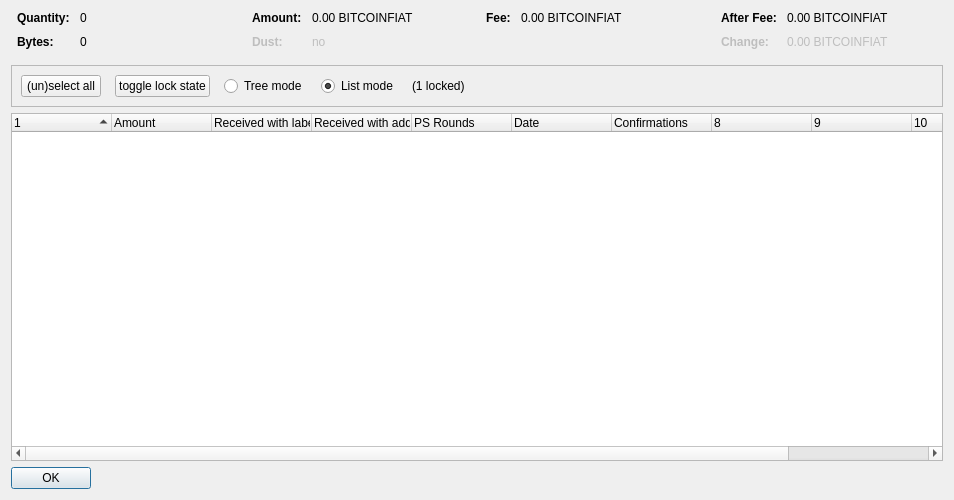
<?xml version="1.0" encoding="UTF-8"?>
<ui version="4.0">
 <class>CoinControlDialog</class>
 <widget class="QDialog" name="CoinControlDialog">
  <property name="geometry">
   <rect>
    <x>0</x>
    <y>0</y>
    <width>954</width>
    <height>500</height>
   </rect>
  </property>
  <property name="windowTitle">
   <string>Coin Selection</string>
  </property>
  <layout class="QVBoxLayout" name="verticalLayout">
   <item>
    <layout class="QHBoxLayout" name="horizontalLayoutTop" stretch="0,0,0,0">
     <property name="topMargin">
      <number>0</number>
     </property>
     <property name="bottomMargin">
      <number>10</number>
     </property>
     <item>
      <layout class="QFormLayout" name="formLayoutCoinControl1">
       <property name="horizontalSpacing">
        <number>10</number>
       </property>
       <property name="verticalSpacing">
        <number>10</number>
       </property>
       <property name="leftMargin">
        <number>6</number>
       </property>
       <property name="rightMargin">
        <number>6</number>
       </property>
       <item row="0" column="0">
        <widget class="QLabel" name="labelCoinControlQuantityText">
         <property name="font">
          <font>
           <weight>75</weight>
           <bold>true</bold>
          </font>
         </property>
         <property name="text">
          <string>Quantity:</string>
         </property>
        </widget>
       </item>
       <item row="0" column="1">
        <widget class="QLabel" name="labelCoinControlQuantity">
         <property name="cursor">
          <cursorShape>IBeamCursor</cursorShape>
         </property>
         <property name="contextMenuPolicy">
          <enum>Qt::ActionsContextMenu</enum>
         </property>
         <property name="text">
          <string notr="true">0</string>
         </property>
         <property name="textInteractionFlags">
          <set>Qt::LinksAccessibleByMouse|Qt::TextSelectableByKeyboard|Qt::TextSelectableByMouse</set>
         </property>
        </widget>
       </item>
       <item row="1" column="0">
        <widget class="QLabel" name="labelCoinControlBytesText">
         <property name="font">
          <font>
           <weight>75</weight>
           <bold>true</bold>
          </font>
         </property>
         <property name="text">
          <string>Bytes:</string>
         </property>
        </widget>
       </item>
       <item row="1" column="1">
        <widget class="QLabel" name="labelCoinControlBytes">
         <property name="cursor">
          <cursorShape>IBeamCursor</cursorShape>
         </property>
         <property name="contextMenuPolicy">
          <enum>Qt::ActionsContextMenu</enum>
         </property>
         <property name="text">
          <string notr="true">0</string>
         </property>
         <property name="textInteractionFlags">
          <set>Qt::LinksAccessibleByMouse|Qt::TextSelectableByKeyboard|Qt::TextSelectableByMouse</set>
         </property>
        </widget>
       </item>
      </layout>
     </item>
     <item>
      <layout class="QFormLayout" name="formLayoutCoinControl2">
       <property name="horizontalSpacing">
        <number>10</number>
       </property>
       <property name="verticalSpacing">
        <number>10</number>
       </property>
       <property name="leftMargin">
        <number>6</number>
       </property>
       <property name="rightMargin">
        <number>6</number>
       </property>
       <item row="0" column="0">
        <widget class="QLabel" name="labelCoinControlAmountText">
         <property name="font">
          <font>
           <weight>75</weight>
           <bold>true</bold>
          </font>
         </property>
         <property name="text">
          <string>Amount:</string>
         </property>
        </widget>
       </item>
       <item row="0" column="1">
        <widget class="QLabel" name="labelCoinControlAmount">
         <property name="cursor">
          <cursorShape>IBeamCursor</cursorShape>
         </property>
         <property name="contextMenuPolicy">
          <enum>Qt::ActionsContextMenu</enum>
         </property>
         <property name="text">
          <string notr="true">0.00 BITCOINFIAT</string>
         </property>
         <property name="textInteractionFlags">
          <set>Qt::LinksAccessibleByMouse|Qt::TextSelectableByKeyboard|Qt::TextSelectableByMouse</set>
         </property>
        </widget>
       </item>
       <item row="1" column="0">
        <widget class="QLabel" name="labelCoinControlLowOutputText">
         <property name="enabled">
          <bool>false</bool>
         </property>
         <property name="font">
          <font>
           <weight>75</weight>
           <bold>true</bold>
          </font>
         </property>
         <property name="text">
          <string>Dust:</string>
         </property>
        </widget>
       </item>
       <item row="1" column="1">
        <widget class="QLabel" name="labelCoinControlLowOutput">
         <property name="enabled">
          <bool>false</bool>
         </property>
         <property name="cursor">
          <cursorShape>IBeamCursor</cursorShape>
         </property>
         <property name="contextMenuPolicy">
          <enum>Qt::ActionsContextMenu</enum>
         </property>
         <property name="text">
          <string notr="true">no</string>
         </property>
         <property name="textInteractionFlags">
          <set>Qt::LinksAccessibleByMouse|Qt::TextSelectableByKeyboard|Qt::TextSelectableByMouse</set>
         </property>
        </widget>
       </item>
      </layout>
     </item>
     <item>
      <layout class="QFormLayout" name="formLayoutCoinControl3">
       <property name="horizontalSpacing">
        <number>10</number>
       </property>
       <property name="verticalSpacing">
        <number>10</number>
       </property>
       <property name="leftMargin">
        <number>6</number>
       </property>
       <property name="rightMargin">
        <number>6</number>
       </property>
       <item row="0" column="0">
        <widget class="QLabel" name="labelCoinControlFeeText">
         <property name="font">
          <font>
           <weight>75</weight>
           <bold>true</bold>
          </font>
         </property>
         <property name="text">
          <string>Fee:</string>
         </property>
        </widget>
       </item>
       <item row="0" column="1">
        <widget class="QLabel" name="labelCoinControlFee">
         <property name="cursor">
          <cursorShape>IBeamCursor</cursorShape>
         </property>
         <property name="contextMenuPolicy">
          <enum>Qt::ActionsContextMenu</enum>
         </property>
         <property name="text">
          <string notr="true">0.00 BITCOINFIAT</string>
         </property>
         <property name="textInteractionFlags">
          <set>Qt::LinksAccessibleByMouse|Qt::TextSelectableByKeyboard|Qt::TextSelectableByMouse</set>
         </property>
        </widget>
       </item>
      </layout>
     </item>
     <item>
      <layout class="QFormLayout" name="formLayoutCoinControl4">
       <property name="horizontalSpacing">
        <number>10</number>
       </property>
       <property name="verticalSpacing">
        <number>10</number>
       </property>
       <property name="leftMargin">
        <number>6</number>
       </property>
       <property name="rightMargin">
        <number>6</number>
       </property>
       <item row="0" column="0">
        <widget class="QLabel" name="labelCoinControlAfterFeeText">
         <property name="font">
          <font>
           <weight>75</weight>
           <bold>true</bold>
          </font>
         </property>
         <property name="text">
          <string>After Fee:</string>
         </property>
        </widget>
       </item>
       <item row="0" column="1">
        <widget class="QLabel" name="labelCoinControlAfterFee">
         <property name="cursor">
          <cursorShape>IBeamCursor</cursorShape>
         </property>
         <property name="contextMenuPolicy">
          <enum>Qt::ActionsContextMenu</enum>
         </property>
         <property name="text">
          <string notr="true">0.00 BITCOINFIAT</string>
         </property>
         <property name="textInteractionFlags">
          <set>Qt::LinksAccessibleByMouse|Qt::TextSelectableByKeyboard|Qt::TextSelectableByMouse</set>
         </property>
        </widget>
       </item>
       <item row="1" column="0">
        <widget class="QLabel" name="labelCoinControlChangeText">
         <property name="enabled">
          <bool>false</bool>
         </property>
         <property name="font">
          <font>
           <weight>75</weight>
           <bold>true</bold>
          </font>
         </property>
         <property name="text">
          <string>Change:</string>
         </property>
        </widget>
       </item>
       <item row="1" column="1">
        <widget class="QLabel" name="labelCoinControlChange">
         <property name="enabled">
          <bool>false</bool>
         </property>
         <property name="cursor">
          <cursorShape>IBeamCursor</cursorShape>
         </property>
         <property name="contextMenuPolicy">
          <enum>Qt::ActionsContextMenu</enum>
         </property>
         <property name="text">
          <string notr="true">0.00 BITCOINFIAT</string>
         </property>
         <property name="textInteractionFlags">
          <set>Qt::LinksAccessibleByMouse|Qt::TextSelectableByKeyboard|Qt::TextSelectableByMouse</set>
         </property>
        </widget>
       </item>
      </layout>
     </item>
    </layout>
   </item>
   <item>
    <widget class="QFrame" name="frame">
     <property name="minimumSize">
      <size>
       <width>0</width>
       <height>40</height>
      </size>
     </property>
     <property name="frameShape">
      <enum>QFrame::StyledPanel</enum>
     </property>
     <property name="frameShadow">
      <enum>QFrame::Sunken</enum>
     </property>
     <layout class="QHBoxLayout" name="horizontalLayout">
      <item>
       <layout class="QHBoxLayout" name="horizontalLayoutPanel" stretch="0,0,0,0,0,0">
        <property name="spacing">
         <number>14</number>
        </property>
        <item>
         <widget class="QPushButton" name="pushButtonSelectAll">
          <property name="sizePolicy">
           <sizepolicy hsizetype="Maximum" vsizetype="Fixed">
            <horstretch>0</horstretch>
            <verstretch>0</verstretch>
           </sizepolicy>
          </property>
          <property name="text">
           <string>(un)select all</string>
          </property>
          <property name="autoDefault">
           <bool>false</bool>
          </property>
         </widget>
        </item>
        <item>
         <widget class="QPushButton" name="pushButtonToggleLock">
          <property name="sizePolicy">
           <sizepolicy hsizetype="Maximum" vsizetype="Fixed">
            <horstretch>0</horstretch>
            <verstretch>0</verstretch>
           </sizepolicy>
          </property>
          <property name="text">
           <string>toggle lock state</string>
          </property>
          <property name="autoDefault">
           <bool>false</bool>
          </property>
         </widget>
        </item>
        <item>
         <widget class="QRadioButton" name="radioTreeMode">
          <property name="sizePolicy">
           <sizepolicy hsizetype="Maximum" vsizetype="Fixed">
            <horstretch>0</horstretch>
            <verstretch>0</verstretch>
           </sizepolicy>
          </property>
          <property name="text">
           <string>Tree mode</string>
          </property>
         </widget>
        </item>
        <item>
         <widget class="QRadioButton" name="radioListMode">
          <property name="sizePolicy">
           <sizepolicy hsizetype="Maximum" vsizetype="Fixed">
            <horstretch>0</horstretch>
            <verstretch>0</verstretch>
           </sizepolicy>
          </property>
          <property name="text">
           <string>List mode</string>
          </property>
          <property name="checked">
           <bool>true</bool>
          </property>
         </widget>
        </item>
        <item>
         <widget class="QLabel" name="labelLocked">
          <property name="text">
           <string>(1 locked)</string>
          </property>
         </widget>
        </item>
        <item>
         <spacer name="horizontalSpacer">
          <property name="orientation">
           <enum>Qt::Horizontal</enum>
          </property>
          <property name="sizeHint" stdset="0">
           <size>
            <width>40</width>
            <height>20</height>
           </size>
          </property>
         </spacer>
        </item>
       </layout>
      </item>
     </layout>
    </widget>
   </item>
   <item>
    <widget class="CoinControlTreeWidget" name="treeWidget">
     <property name="contextMenuPolicy">
      <enum>Qt::CustomContextMenu</enum>
     </property>
     <property name="sortingEnabled">
      <bool>false</bool>
     </property>
     <property name="columnCount">
      <number>11</number>
     </property>
     <attribute name="headerShowSortIndicator" stdset="0">
      <bool>true</bool>
     </attribute>
     <attribute name="headerStretchLastSection">
      <bool>false</bool>
     </attribute>
     <column>
      <property name="text">
       <string/>
      </property>
     </column>
     <column>
      <property name="text">
       <string>Amount</string>
      </property>
     </column>
     <column>
      <property name="text">
       <string>Received with label</string>
      </property>
     </column>
     <column>
      <property name="text">
       <string>Received with address</string>
      </property>
     </column>
     <column>
      <property name="text">
       <string>PS Rounds</string>
      </property>
     </column>
     <column>
      <property name="text">
       <string>Date</string>
      </property>
     </column>
     <column>
      <property name="text">
       <string>Confirmations</string>
      </property>
      <property name="toolTip">
       <string>Confirmed</string>
      </property>
     </column>
     <column>
      <property name="text">
       <string/>
      </property>
     </column>
     <column>
      <property name="text">
       <string/>
      </property>
     </column>
     <column>
      <property name="text">
       <string/>
      </property>
     </column>
     <column>
      <property name="text">
       <string/>
      </property>
     </column>
    </widget>
   </item>
   <item>
    <widget class="QDialogButtonBox" name="buttonBox">
     <property name="sizePolicy">
      <sizepolicy hsizetype="Maximum" vsizetype="Fixed">
       <horstretch>0</horstretch>
       <verstretch>0</verstretch>
      </sizepolicy>
     </property>
     <property name="orientation">
      <enum>Qt::Horizontal</enum>
     </property>
     <property name="standardButtons">
      <set>QDialogButtonBox::Ok</set>
     </property>
    </widget>
   </item>
  </layout>
 </widget>
 <customwidgets>
  <customwidget>
   <class>CoinControlTreeWidget</class>
   <extends>QTreeWidget</extends>
   <header>coincontroltreewidget.h</header>
  </customwidget>
 </customwidgets>
 <resources/>
 <connections/>
</ui>
